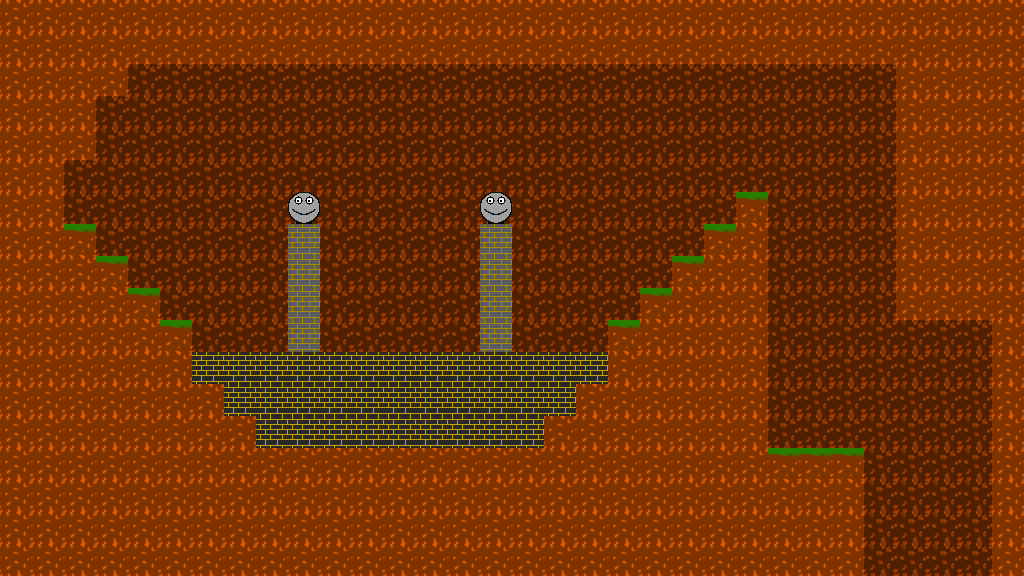

A 2D game scene composited from a Tiled map and its tileset images. What follows is a short description and the map's XML, with each tile layer's data collapsed to a summary:
An orthogonal 32x18 tile map with 32x32 px tiles, 4 tile layers (Collision_Layer, Background, Terrain, Sprite_Layer), 2 tilesets and 10 objects (8x enemy, out_zone, powerUp).

<map version="1.0" orientation="orthogonal" renderorder="right-down" width="32" height="18" tilewidth="32" tileheight="32" nextobjectid="15">
 <tileset firstgid="1" name="Set_1" tilewidth="32" tileheight="32" tilecount="25">
  <image source="img/Set_01.png" width="160" height="160" />
 </tileset>
 <tileset firstgid="26" name="Set_2" tilewidth="32" tileheight="32" tilecount="25">
  <image source="img/Set_02.png" width="160" height="160" />
 </tileset>
 <layer name="Collision_Layer" width="32" height="18">
  <data>[576 cells, 331 non-empty, 1 distinct tile ids]</data>
 </layer>
 <layer name="Background" width="32" height="18">
  <data>[576 cells, 576 non-empty, 2 distinct tile ids]</data>
 </layer>
 <layer name="Terrain" width="32" height="18">
  <data>[576 cells, 333 non-empty, 4 distinct tile ids]</data>
 </layer>
 <layer name="Sprite_Layer" width="32" height="18">
  <data>[576 cells, 0 non-empty, 0 distinct tile ids]</data>
 </layer>
 <objectgroup name="outZoneLayer">
  <object id="12" name="out_zone_1" type="out_zone" x="863" y="512" width="127" height="62" />
 </objectgroup>
 <objectgroup name="enemyLayer_01">
  <object id="1" name="enemyShooter" type="enemy" x="68" y="190" width="28" height="32" />
  <object id="2" name="enemyShooter" type="enemy" x="100" y="222" width="28" height="32" />
  <object id="3" name="enemyShooter" type="enemy" x="163" y="284" width="28" height="32" />
  <object id="4" name="enemyShooter" type="enemy" x="133" y="251" width="28" height="32" />
  <object id="5" name="enemyShooter" type="enemy" x="703" y="190" width="28" height="32">
   <properties>
    <property name="direction" value="Left" />
   </properties>
  </object>
  <object id="9" name="enemyShooter" type="enemy" x="673" y="222" width="28" height="32">
   <properties>
    <property name="direction" value="Left" />
   </properties>
  </object>
  <object id="10" name="enemyShooter" type="enemy" x="639" y="253" width="28" height="32">
   <properties>
    <property name="direction" value="Left" />
   </properties>
  </object>
  <object id="11" name="enemyShooter" type="enemy" x="608" y="285" width="28" height="32">
   <properties>
    <property name="direction" value="Left" />
   </properties>
  </object>
 </objectgroup>
 <objectgroup name="powerUpLayer_01">
  <object id="13" name="powerUp_HealthMax" type="powerUp" x="384" y="193" width="31" height="32" />
 </objectgroup>
</map>
